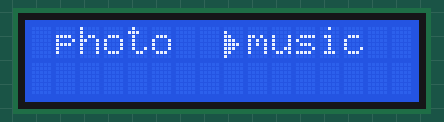
The sketch below on a simulated Arduino Uno, built with avr-gcc and run on an emulated ATmega328P. Parts: 16×2 character LCD.

Above: at 0.1 s.
At 1.1 s:
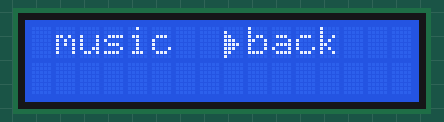
At 2.1 s:
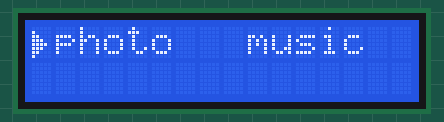

Measured:
- by itself, everything shown: repeats every 3.0 s, in 3 steps
- what the display in image 1 shows lasts 1.0 s, from 1.1 s to 2.1 s

The sketch:

src.ino
```cpp
#include <LiquidCrystal.h>

#define BUTTON 2

#define SEL 15

LiquidCrystal lcd = LiquidCrystal(5, 6, 7, 8, 9, 10, 11);

byte select[8] = {
  0b00000,
  0b10000,
  0b11000,
  0b11100,
  0b11110,
  0b11100,
  0b11000,
  0b10000
};
char des[17] = {};

#define ALL_MENU_OPTIONS 3

char menuStr[8*ALL_MENU_OPTIONS] = " photo   music   back    ";

int menuOptions = 0;

char* scroll(char* src, int len_src, int begin, int len_des=16) ;
void write(int n); // lcd.write(byte(n)) not neccessary
void menu(int button_left_or_right/*0: left, 1: right*/);


void menu(int button_left_or_right/*0: left, 1: right*/) {
  if (button_left_or_right == 0) {
    menuOptions ++;
    if (menuOptions == ALL_MENU_OPTIONS) {
      menuOptions = 0;
    }
    if (menuOptions == 0) {
      lcd.setCursor(0,0);
      lcd.print(scroll(menuStr, sizeof(menuStr)/sizeof(char), menuOptions * 8));
      lcd.setCursor(0,0);
      write(SEL);
    }
    // else if (menuOptions == 1) {
    //   lcd.setCursor(0,0);
    //   lcd.print(scroll(menuStr, sizeof(menuStr)/sizeof(char), menuOptions * 8));
    //   lcd.setCursor(8,0);
    //   write(SEL);
    // }
    else {
      lcd.setCursor(0,0);
      lcd.print(scroll(menuStr, sizeof(menuStr)/sizeof(char), (menuOptions-1) * 8));
      lcd.setCursor(8,0);
      write(SEL);

    }
  }

  // if (button_left_or_right == 1)
}

char* scroll(char* src, int len_src, int begin, int len_des=16) {


  // char* des = alloca(len_des+1);
  for (int i=0; i<len_des; i++) {
    if (begin+i<len_src) {
      des[i] = src[i+begin];
    }else{
      int index = i + begin;
      while (index >= len_src) {
        index -= len_src;
      }
      des[i] = src[index];
    }
  }
  des[len_des] = 0;
  return des;
}

void write(int n){
  if (n!=0){
  lcd.write(byte(n));
  } else {
    lcd.print(" ");
  }
}

// example setup and loop
void setup() {
  lcd.begin( 16, 2 ); // set up the LCD’s numbers of colomns and rows

  lcd.createChar(SEL, select);
  lcd.clear(); // clear LCD
  lcd.setCursor( 0, 0 );

  lcd.print(scroll(menuStr, sizeof(menuStr), 0));
  lcd.setCursor(0,0);
  write(SEL);

}
void loop(){
  menu(0);
  delay(1000);
}
```
